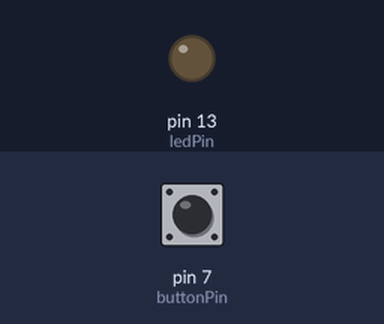
The sketch below on a simulated Arduino Uno, built with avr-gcc and run on an emulated ATmega328P. Parts: output pins drawn as LEDs (lit = HIGH). Inputs (shaded band) come from the test bench; at power-on: pin 7 (buttonPin) LOW.

Above: at 1.2 s.
1.3 s: pin 7 (buttonPin) pulled HIGH for 0.15 s
At 2.6 s:
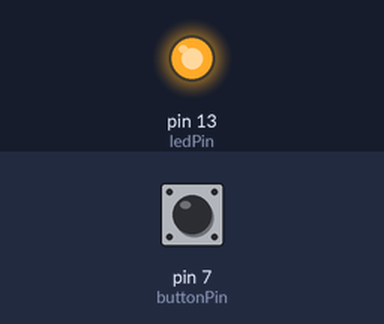
2.9 s: pin 7 (buttonPin) pulled HIGH for 1 s
At 5.1 s:
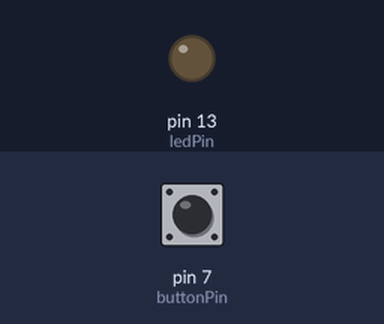
5.4 s: pin 7 (buttonPin) pulled HIGH for 3.2 s
At 9.9 s:
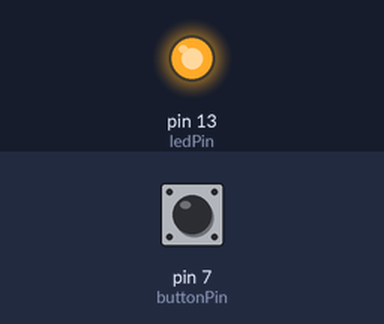
Timing chart, 0 to 11.4 s (numbered marks = the images above; inputs shaded):
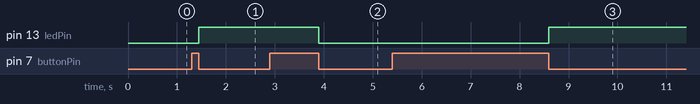

Measured:
- after the input at 1.3 s, pin 13 (ledPin): LOW → HIGH after 0.15 s
- after the input at 2.9 s, pin 13 (ledPin): HIGH → LOW after 1.0 s
- after the input at 5.4 s, pin 13 (ledPin): LOW → HIGH after 3.2 s

The sketch:

led_btn.ino
```cpp
// led_btn

const int ledPin = 13;
const int buttonPin = 7;

int buttonState = 0;
int lastButtonState;
int ledState = LOW;

// debounce on button
unsigned long lastTimeButtonChanged = millis();
unsigned long desbounceDuration = 50;

void setup() {
  pinMode(ledPin, OUTPUT);
  pinMode(buttonPin, INPUT);

  lastButtonState = digitalRead(buttonPin);
}
void loop() {
  // always waiting more than 50ms after a state change before doing another state change, canceling out any potential bouncing
  if (millis() - lastTimeButtonChanged >= desbounceDuration){
    buttonState = digitalRead(buttonPin);
    if (buttonState != lastButtonState){
      lastTimeButtonChanged = millis(); // storing the time since the buttonState changed
      lastButtonState = buttonState;
      if (buttonState == LOW){
        if (ledState == HIGH){ // if LED is currently on when we press the button, it will turn off, and vice versa
          ledState = LOW;
        } else {
          ledState = HIGH;
        }
        digitalWrite(ledPin, ledState);

      }
    }
  }

}
```
